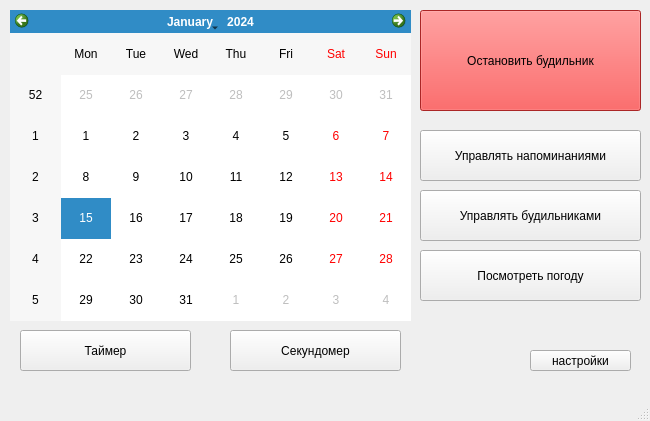
<?xml version="1.0" encoding="UTF-8"?>
<ui version="4.0">
 <class>MainWindow</class>
 <widget class="QMainWindow" name="MainWindow">
  <property name="geometry">
   <rect>
    <x>0</x>
    <y>0</y>
    <width>650</width>
    <height>421</height>
   </rect>
  </property>
  <property name="windowTitle">
   <string>MainWindow</string>
  </property>
  <widget class="QWidget" name="centralwidget">
   <widget class="QCalendarWidget" name="calendarWidget">
    <property name="geometry">
     <rect>
      <x>10</x>
      <y>10</y>
      <width>401</width>
      <height>311</height>
     </rect>
    </property>
   </widget>
   <widget class="QPushButton" name="pushButton">
    <property name="geometry">
     <rect>
      <x>420</x>
      <y>130</y>
      <width>221</width>
      <height>51</height>
     </rect>
    </property>
    <property name="text">
     <string>Управлять напоминаниями</string>
    </property>
   </widget>
   <widget class="QPushButton" name="pushButton_2">
    <property name="geometry">
     <rect>
      <x>420</x>
      <y>190</y>
      <width>221</width>
      <height>51</height>
     </rect>
    </property>
    <property name="text">
     <string>Управлять будильниками</string>
    </property>
   </widget>
   <widget class="QPushButton" name="pushButton_3">
    <property name="geometry">
     <rect>
      <x>420</x>
      <y>250</y>
      <width>221</width>
      <height>51</height>
     </rect>
    </property>
    <property name="text">
     <string>Посмотреть погоду</string>
    </property>
   </widget>
   <widget class="QPushButton" name="pushButton_5">
    <property name="geometry">
     <rect>
      <x>530</x>
      <y>350</y>
      <width>101</width>
      <height>21</height>
     </rect>
    </property>
    <property name="text">
     <string>настройки</string>
    </property>
   </widget>
   <widget class="QPushButton" name="pushButton_4">
    <property name="geometry">
     <rect>
      <x>420</x>
      <y>10</y>
      <width>221</width>
      <height>101</height>
     </rect>
    </property>
    <property name="palette">
     <palette>
      <active>
       <colorrole role="WindowText">
        <brush brushstyle="SolidPattern">
         <color alpha="255">
          <red>0</red>
          <green>0</green>
          <blue>0</blue>
         </color>
        </brush>
       </colorrole>
       <colorrole role="Button">
        <brush brushstyle="SolidPattern">
         <color alpha="255">
          <red>240</red>
          <green>53</green>
          <blue>53</blue>
         </color>
        </brush>
       </colorrole>
       <colorrole role="Light">
        <brush brushstyle="SolidPattern">
         <color alpha="255">
          <red>255</red>
          <green>161</green>
          <blue>161</blue>
         </color>
        </brush>
       </colorrole>
       <colorrole role="Midlight">
        <brush brushstyle="SolidPattern">
         <color alpha="255">
          <red>247</red>
          <green>107</green>
          <blue>107</blue>
         </color>
        </brush>
       </colorrole>
       <colorrole role="Dark">
        <brush brushstyle="SolidPattern">
         <color alpha="255">
          <red>120</red>
          <green>26</green>
          <blue>26</blue>
         </color>
        </brush>
       </colorrole>
       <colorrole role="Mid">
        <brush brushstyle="SolidPattern">
         <color alpha="255">
          <red>160</red>
          <green>35</green>
          <blue>35</blue>
         </color>
        </brush>
       </colorrole>
       <colorrole role="Text">
        <brush brushstyle="SolidPattern">
         <color alpha="255">
          <red>0</red>
          <green>0</green>
          <blue>0</blue>
         </color>
        </brush>
       </colorrole>
       <colorrole role="BrightText">
        <brush brushstyle="SolidPattern">
         <color alpha="255">
          <red>255</red>
          <green>255</green>
          <blue>255</blue>
         </color>
        </brush>
       </colorrole>
       <colorrole role="ButtonText">
        <brush brushstyle="SolidPattern">
         <color alpha="255">
          <red>0</red>
          <green>0</green>
          <blue>0</blue>
         </color>
        </brush>
       </colorrole>
       <colorrole role="Base">
        <brush brushstyle="SolidPattern">
         <color alpha="255">
          <red>255</red>
          <green>255</green>
          <blue>255</blue>
         </color>
        </brush>
       </colorrole>
       <colorrole role="Window">
        <brush brushstyle="SolidPattern">
         <color alpha="255">
          <red>240</red>
          <green>53</green>
          <blue>53</blue>
         </color>
        </brush>
       </colorrole>
       <colorrole role="Shadow">
        <brush brushstyle="SolidPattern">
         <color alpha="255">
          <red>0</red>
          <green>0</green>
          <blue>0</blue>
         </color>
        </brush>
       </colorrole>
       <colorrole role="AlternateBase">
        <brush brushstyle="SolidPattern">
         <color alpha="255">
          <red>247</red>
          <green>154</green>
          <blue>154</blue>
         </color>
        </brush>
       </colorrole>
       <colorrole role="ToolTipBase">
        <brush brushstyle="SolidPattern">
         <color alpha="255">
          <red>255</red>
          <green>255</green>
          <blue>220</blue>
         </color>
        </brush>
       </colorrole>
       <colorrole role="ToolTipText">
        <brush brushstyle="SolidPattern">
         <color alpha="255">
          <red>0</red>
          <green>0</green>
          <blue>0</blue>
         </color>
        </brush>
       </colorrole>
      </active>
      <inactive>
       <colorrole role="WindowText">
        <brush brushstyle="SolidPattern">
         <color alpha="255">
          <red>0</red>
          <green>0</green>
          <blue>0</blue>
         </color>
        </brush>
       </colorrole>
       <colorrole role="Button">
        <brush brushstyle="SolidPattern">
         <color alpha="255">
          <red>240</red>
          <green>53</green>
          <blue>53</blue>
         </color>
        </brush>
       </colorrole>
       <colorrole role="Light">
        <brush brushstyle="SolidPattern">
         <color alpha="255">
          <red>255</red>
          <green>161</green>
          <blue>161</blue>
         </color>
        </brush>
       </colorrole>
       <colorrole role="Midlight">
        <brush brushstyle="SolidPattern">
         <color alpha="255">
          <red>247</red>
          <green>107</green>
          <blue>107</blue>
         </color>
        </brush>
       </colorrole>
       <colorrole role="Dark">
        <brush brushstyle="SolidPattern">
         <color alpha="255">
          <red>120</red>
          <green>26</green>
          <blue>26</blue>
         </color>
        </brush>
       </colorrole>
       <colorrole role="Mid">
        <brush brushstyle="SolidPattern">
         <color alpha="255">
          <red>160</red>
          <green>35</green>
          <blue>35</blue>
         </color>
        </brush>
       </colorrole>
       <colorrole role="Text">
        <brush brushstyle="SolidPattern">
         <color alpha="255">
          <red>0</red>
          <green>0</green>
          <blue>0</blue>
         </color>
        </brush>
       </colorrole>
       <colorrole role="BrightText">
        <brush brushstyle="SolidPattern">
         <color alpha="255">
          <red>255</red>
          <green>255</green>
          <blue>255</blue>
         </color>
        </brush>
       </colorrole>
       <colorrole role="ButtonText">
        <brush brushstyle="SolidPattern">
         <color alpha="255">
          <red>0</red>
          <green>0</green>
          <blue>0</blue>
         </color>
        </brush>
       </colorrole>
       <colorrole role="Base">
        <brush brushstyle="SolidPattern">
         <color alpha="255">
          <red>255</red>
          <green>255</green>
          <blue>255</blue>
         </color>
        </brush>
       </colorrole>
       <colorrole role="Window">
        <brush brushstyle="SolidPattern">
         <color alpha="255">
          <red>240</red>
          <green>53</green>
          <blue>53</blue>
         </color>
        </brush>
       </colorrole>
       <colorrole role="Shadow">
        <brush brushstyle="SolidPattern">
         <color alpha="255">
          <red>0</red>
          <green>0</green>
          <blue>0</blue>
         </color>
        </brush>
       </colorrole>
       <colorrole role="AlternateBase">
        <brush brushstyle="SolidPattern">
         <color alpha="255">
          <red>247</red>
          <green>154</green>
          <blue>154</blue>
         </color>
        </brush>
       </colorrole>
       <colorrole role="ToolTipBase">
        <brush brushstyle="SolidPattern">
         <color alpha="255">
          <red>255</red>
          <green>255</green>
          <blue>220</blue>
         </color>
        </brush>
       </colorrole>
       <colorrole role="ToolTipText">
        <brush brushstyle="SolidPattern">
         <color alpha="255">
          <red>0</red>
          <green>0</green>
          <blue>0</blue>
         </color>
        </brush>
       </colorrole>
      </inactive>
      <disabled>
       <colorrole role="WindowText">
        <brush brushstyle="SolidPattern">
         <color alpha="255">
          <red>120</red>
          <green>26</green>
          <blue>26</blue>
         </color>
        </brush>
       </colorrole>
       <colorrole role="Button">
        <brush brushstyle="SolidPattern">
         <color alpha="255">
          <red>240</red>
          <green>53</green>
          <blue>53</blue>
         </color>
        </brush>
       </colorrole>
       <colorrole role="Light">
        <brush brushstyle="SolidPattern">
         <color alpha="255">
          <red>255</red>
          <green>161</green>
          <blue>161</blue>
         </color>
        </brush>
       </colorrole>
       <colorrole role="Midlight">
        <brush brushstyle="SolidPattern">
         <color alpha="255">
          <red>247</red>
          <green>107</green>
          <blue>107</blue>
         </color>
        </brush>
       </colorrole>
       <colorrole role="Dark">
        <brush brushstyle="SolidPattern">
         <color alpha="255">
          <red>120</red>
          <green>26</green>
          <blue>26</blue>
         </color>
        </brush>
       </colorrole>
       <colorrole role="Mid">
        <brush brushstyle="SolidPattern">
         <color alpha="255">
          <red>160</red>
          <green>35</green>
          <blue>35</blue>
         </color>
        </brush>
       </colorrole>
       <colorrole role="Text">
        <brush brushstyle="SolidPattern">
         <color alpha="255">
          <red>120</red>
          <green>26</green>
          <blue>26</blue>
         </color>
        </brush>
       </colorrole>
       <colorrole role="BrightText">
        <brush brushstyle="SolidPattern">
         <color alpha="255">
          <red>255</red>
          <green>255</green>
          <blue>255</blue>
         </color>
        </brush>
       </colorrole>
       <colorrole role="ButtonText">
        <brush brushstyle="SolidPattern">
         <color alpha="255">
          <red>120</red>
          <green>26</green>
          <blue>26</blue>
         </color>
        </brush>
       </colorrole>
       <colorrole role="Base">
        <brush brushstyle="SolidPattern">
         <color alpha="255">
          <red>240</red>
          <green>53</green>
          <blue>53</blue>
         </color>
        </brush>
       </colorrole>
       <colorrole role="Window">
        <brush brushstyle="SolidPattern">
         <color alpha="255">
          <red>240</red>
          <green>53</green>
          <blue>53</blue>
         </color>
        </brush>
       </colorrole>
       <colorrole role="Shadow">
        <brush brushstyle="SolidPattern">
         <color alpha="255">
          <red>0</red>
          <green>0</green>
          <blue>0</blue>
         </color>
        </brush>
       </colorrole>
       <colorrole role="AlternateBase">
        <brush brushstyle="SolidPattern">
         <color alpha="255">
          <red>240</red>
          <green>53</green>
          <blue>53</blue>
         </color>
        </brush>
       </colorrole>
       <colorrole role="ToolTipBase">
        <brush brushstyle="SolidPattern">
         <color alpha="255">
          <red>255</red>
          <green>255</green>
          <blue>220</blue>
         </color>
        </brush>
       </colorrole>
       <colorrole role="ToolTipText">
        <brush brushstyle="SolidPattern">
         <color alpha="255">
          <red>0</red>
          <green>0</green>
          <blue>0</blue>
         </color>
        </brush>
       </colorrole>
      </disabled>
     </palette>
    </property>
    <property name="text">
     <string>Остановить будильник</string>
    </property>
   </widget>
   <widget class="QPushButton" name="pushButton_6">
    <property name="geometry">
     <rect>
      <x>230</x>
      <y>330</y>
      <width>171</width>
      <height>41</height>
     </rect>
    </property>
    <property name="text">
     <string>Секундомер</string>
    </property>
   </widget>
   <widget class="QPushButton" name="pushButton_7">
    <property name="geometry">
     <rect>
      <x>20</x>
      <y>330</y>
      <width>171</width>
      <height>41</height>
     </rect>
    </property>
    <property name="text">
     <string>Таймер</string>
    </property>
   </widget>
  </widget>
  <widget class="QMenuBar" name="menubar">
   <property name="geometry">
    <rect>
     <x>0</x>
     <y>0</y>
     <width>650</width>
     <height>21</height>
    </rect>
   </property>
  </widget>
  <widget class="QStatusBar" name="statusbar"/>
 </widget>
 <resources/>
 <connections/>
</ui>
